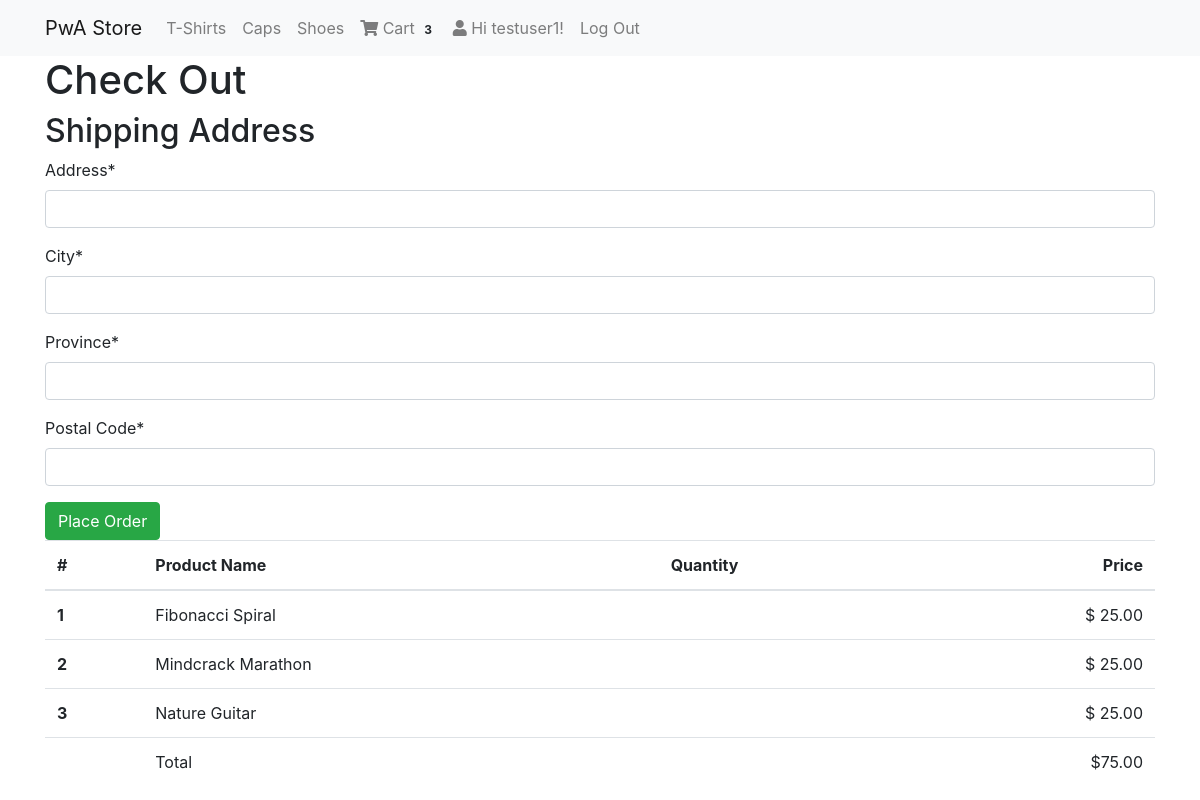
The page /orders/new/ (signed in) on the database its author committed.
### cart/models.py (models this page shows, shortened)
class Cart(models.Model):
    user = models.ForeignKey(User, on_delete=models.CASCADE)
    item = models.ForeignKey(Product, on_delete=models.CASCADE)
    quantity = models.IntegerField(default=1)
    created = models.DateTimeField(auto_now_add=True)
    def get_total(self):
        total = self.item.price * self.quantity
        return total
    @classmethod
    def get_cart_quantity(cls,user):
        total_quantity = 0
        items = Cart.objects.filter(user=user)
        if items.exists():
            for item in items:
                total_quantity += item.quantity
        return total_quantity
    @classmethod
    def get_cart_sum(cls,user):
        sum = 0.0
        items = Cart.objects.filter(user=user)
        if items.exists():
            for item in items:
                sum += item.get_total()
        return sum

### products/models.py (models this page shows, shortened)
class  Product(models.Model):
    mainimage = models.ImageField(upload_to='products/', blank=True)
    name = models.CharField(max_length=300)
    slug = models.SlugField()
    category = models.ForeignKey(Category, on_delete=models.CASCADE)
    preview_text = models.TextField(max_length=200, verbose_name='Preview Text')
    detail_text = models.TextField(max_length=1000, verbose_name='Detail Text')
    price = models.FloatField()
    featured = models.BooleanField(default=False) # PwA 2.0

### orders/views.py (the view, shortened to what this page needs)
# urls.py: path('orders/new/', OrderCreateView.as_view(), name='create-order'),
class OrderCreateView(LoginRequiredMixin,CreateView):
    model = Order
    form_class = OrderCreateForm
    template_name = 'orders/order_create.html'
    def get_context_data(self, **kwargs):
        context = super().get_context_data(**kwargs)
        context['cart_list'] = Cart.objects.filter(user=self.request.user)
        return context

### orders/views.py
class OrderCreateForm(ModelForm):
    class Meta:
        model = Order
        fields = ['address','city','province','postalcode']

### cart/templatetags/cart_tag.py (called while the page is built)
@register.filter
def cart_total_quantity(user):
    return Cart.get_cart_quantity(user)

@register.filter
def cart_total_sum(user):
    return Cart.get_cart_sum(user)

### templates/orders/order_create.html (shortened to what this page needs)
{% extends 'base.html' %}
{% load cart_tag %}
{% load crispy_forms_tags %}
{% block content %}
    <h1>Check Out</h1>
    <h2>Shipping Address</h2>
    <form action="" method="post">
        {{ form| crispy }}
        <input type="submit" class="btn btn-success mr-4" value="Place Order">
    </form>
    <table class="table table-hover">
        <thead>
            <tr>
                <th scope="col">#</th>
                <th scope="col">Product Name</th>
                <th scope="col">Quantity</th>
                <th scope="col" style='text-align: right;'>Price</th>
            </tr>
        </thead>
        <tbody>
            {% for cart in cart_list %}
            <tr>
                <th scope="row">{{ forloop.counter }}</th>
                <td>{{ cart.item.name }}</td>
                <td>
                </td>
                <td style='text-align: right;'>$ {{ cart.get_total | floatformat:2 }} </td>
            </tr>
            {% endfor %}
            <tr>
                <th scope="row"></th>
                <td colspan="2">Total</td>
                <td style='text-align: right;'>${{ request.user | cart_total_sum | floatformat:2 }}</td>
            </tr>
        </tbody>
    </table>
{% endblock content %}

### templates/navbar.html (shortened to what this page needs)
{% load cart_tag %}
<nav class="navbar navbar-expand-lg navbar-light bg-light">
  <div class="container">
  <a class="navbar-brand" href="/">PwA Store</a>
  <div class="collapse navbar-collapse" id="navbarNav">
    <ul class="navbar-nav">
      <li {% if request.path == 'contact' %}class="nav-item active"{% else %}class="nav-item"{% endif %}>
        <a class="nav-link" href="{% url 'mainapp:products' category='T-Shirt' %}">T-Shirts <span class="sr-only">(current)</span></a>
      </li>
      <li class="nav-item">
        <a class="nav-link" href="{% url 'mainapp:products' category='Cap' %}">Caps</a>
      </li>
      <li class="nav-item">
        <a class="nav-link" href="{% url 'mainapp:products' category='Shoes' %}">Shoes</a>
      </li>
      {% if request.user.is_authenticated %}
      <li class="nav-item">
        <a class="nav-link" href="{% url 'mainapp:cart-home' %}">
          <i class="fa fa-shopping-cart"></i> Cart
          <span class="badge badge-light">{{ request.user| cart_total_quantity }}</span>
        </a>
      </li>
       <li class="nav-item">
        <a class="nav-link" href="">
          <i class="fas fa-user"></i> Hi {{ request.user.username }}!
        </a>
      </li>
      <li class="nav-item">
        <a class="nav-link" href="{% url 'logout' %}"> Log Out</a>
      </li>
      {% endif %}
    </ul>
  </div>
  </div>
</nav>

### rows shown on the page
Cart: item.name "Fibonacci Spiral", get_total "25.00"
Cart: item.name "Mindcrack Marathon", get_total "25.00"
Cart: item.name "Nature Guitar", get_total "25.00"

### other values the page prints
{{ request.user| cart_total_quantity }} "3"
{{ request.user.username }} "testuser1"
{{ request.user | cart_total_sum | floatformat:2 }} "75.00"
